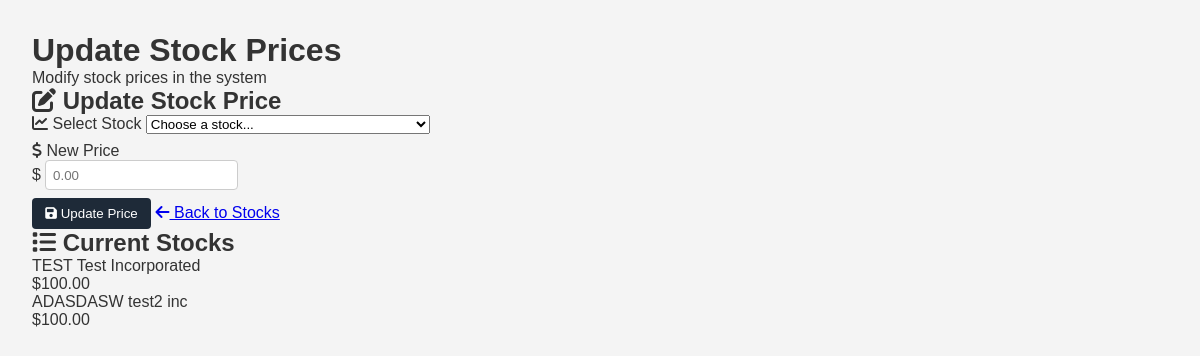
The app's page /admin/stock/update, older data.
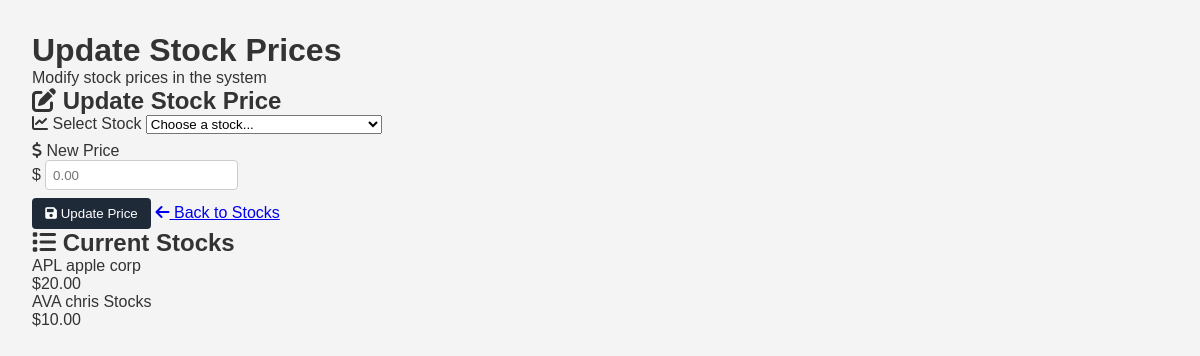
The same page, newer data.
### tables this page shows
CREATE TABLE stocks (
    stock_id INTEGER PRIMARY KEY AUTOINCREMENT,
    symbol TEXT NOT NULL UNIQUE,
    company_name TEXT NOT NULL,
    price REAL NOT NULL
);

### app.py (the view, shortened to what this page needs)
@app.route('/admin/stock/update', methods=['GET', 'POST'])
def admin_stock_update():
    conn = get_db_connection()
    stocks = conn.execute('SELECT * FROM stocks').fetchall()
    conn.close()
    return render_template('admin_stock_update.html', stocks=stocks)

### app.py (called while the page is built)
def get_db_connection():
    conn = sqlite3.connect(DB_NAME)
    conn.row_factory = sqlite3.Row
    return conn

### templates/admin_stock_update.html (shortened to what this page needs)
<!DOCTYPE html>
<html lang="en">
<head>
  <link rel="stylesheet" href="{{ url_for('static', filename='styles.css') }}">
  <link href="https://cdnjs.cloudflare.com/ajax/libs/font-awesome/6.0.0/css/all.min.css" rel="stylesheet">
</head>
<body>
  <main class="dashboard-container">
    <div class="welcome-section">
      <h1>Update Stock Prices</h1>
      <p>Modify stock prices in the system</p>
    </div>
    <div class="content-grid">
      <div class="card">
        <div class="card-header">
          <h2><i class="fas fa-edit"></i> Update Stock Price</h2>
        </div>
        <div class="card-content">
          <form action="{{ url_for('admin_stock_update') }}" method="post" class="update-form">
            <div class="form-group">
              <label for="stock_id">
                <i class="fas fa-chart-line"></i> Select Stock
              </label>
              <select id="stock_id" name="stock_id" required>
                <option value="">Choose a stock...</option>
              </select>
            </div>
            <div class="form-group">
              <label for="new_price">
                <i class="fas fa-dollar-sign"></i> New Price
              </label>
              <div class="input-group">
                <span class="input-prefix">$</span>
                <input type="number" id="new_price" name="new_price" step="0.01" placeholder="0.00" min="0" required>
              </div>
            </div>
            <div class="form-actions">
              <button type="submit" class="btn btn-success">
                <i class="fas fa-save"></i> Update Price
              </button>
              <a href="{{ url_for('admin_stocks') }}" class="btn btn-secondary">
                <i class="fas fa-arrow-left"></i> Back to Stocks
              </a>
            </div>
          </form>
        </div>
      </div>
      <div class="card">
        <div class="card-header">
          <h2><i class="fas fa-list"></i> Current Stocks</h2>
        </div>
        <div class="card-content">
          {% if stocks %}
            <div class="stocks-list">
              {% for stock in stocks %}
                <div class="stock-item">
                  <div class="stock-info">
                    <span class="stock-symbol">{{ stock.symbol }}</span>
                    <span class="stock-name">{{ stock.company_name }}</span>
                  </div>
                  <div class="stock-price">${{ "%.2f"|format(stock.price) }}</div>
                </div>
              {% endfor %}
            </div>
          {% endif %}
        </div>
      </div>
    </div>
  </main>
</body>
</html>

Row changes from the older to the newer data that the page shows:
removed stocks: symbol "TEST", company_name "Test Incorporated", price "100.00"
removed stocks: symbol "ADASDASW", company_name "test2 inc", price "100.00"
added stocks: symbol "APL", company_name "apple corp", price "20.00"
added stocks: symbol "AVA", company_name "chris Stocks", price "10.00"
